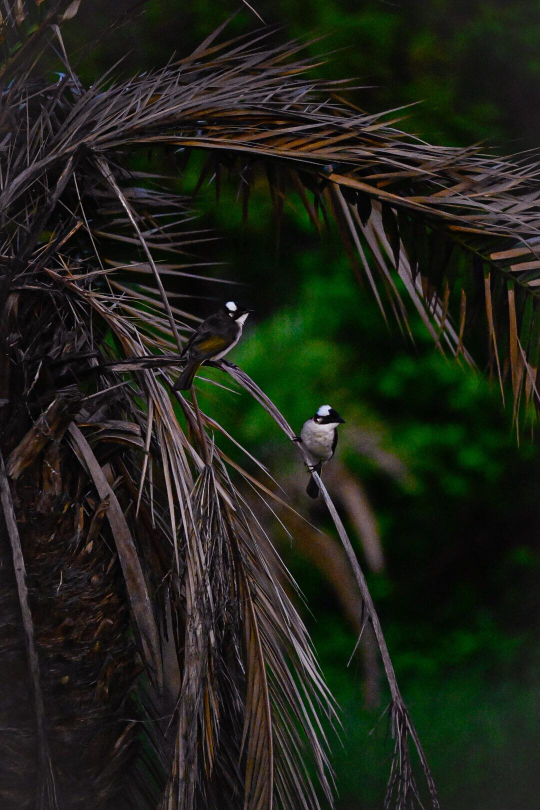
#> input picture try.jpg, 1080 x 1620 px (shown at 1/2 size)
$ python black.py
#> lines starting #> are read from the running program, lines starting #| are printed output that depends on the picture; after the words box and inside, x2 and y2 are one past the last pixel; in counts of white or black regions, pixels touching at a corner belong together
import cv2
import numpy as np

kernel = np.ones((5, 5), np.uint8)
kernel1 = np.ones((5, 5), np.uint8)

img = cv2.imread('try.jpg')
#> img is the input picture: shape (1620, 1080, 3); mean B, G, R 24.9, 34.3, 31.5
img = cv2.resize(img, (0, 0), fx=0.1, fy=0.1)
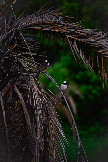
#> img: shape (162, 108, 3); mean B, G, R 25.1, 34.6, 31.8

gray = cv2.cvtColor(img, cv2.COLOR_BGR2GRAY)
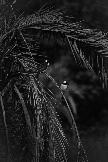
#> gray: shape (162, 108); min 2, max 212, mean 32.7
blur = cv2.GaussianBlur(img, (15, 15), 10)
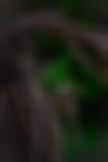
#> blur: shape (162, 108, 3); mean B, G, R 25.1, 34.6, 31.8
canny = cv2.Canny(img, 200, 250)
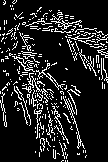
#> canny: shape (162, 108); 13.7% white in thin lines or dots
dilate = cv2.dilate(canny, kernel, iterations=1)
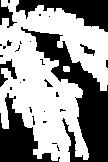
#> dilate: shape (162, 108); 58% white; 30 black regions (22 under 20 px), largest, box (x1, y1, x2, y2) and area: (21, 27, 108, 162) 3633, (0, 93, 60, 162) 1661, (16, 0, 108, 32) 1414
erode = cv2.erode(dilate, kernel, iterations=1)
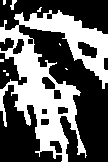
#> erode: shape (162, 108); 38.4% white; 9 white regions (7 under 20 px), largest, box (x1, y1, x2, y2) and area: (0, 10, 108, 162) 6628, (10, 0, 17, 10) 36

cv2.imshow('img', img)
cv2.imshow('gray', gray)
cv2.imshow('blur', blur)
cv2.imshow('canny',canny)
cv2.imshow('dilate', dilate)
cv2.imshow('erode', erode)
cv2.waitKey(0)
